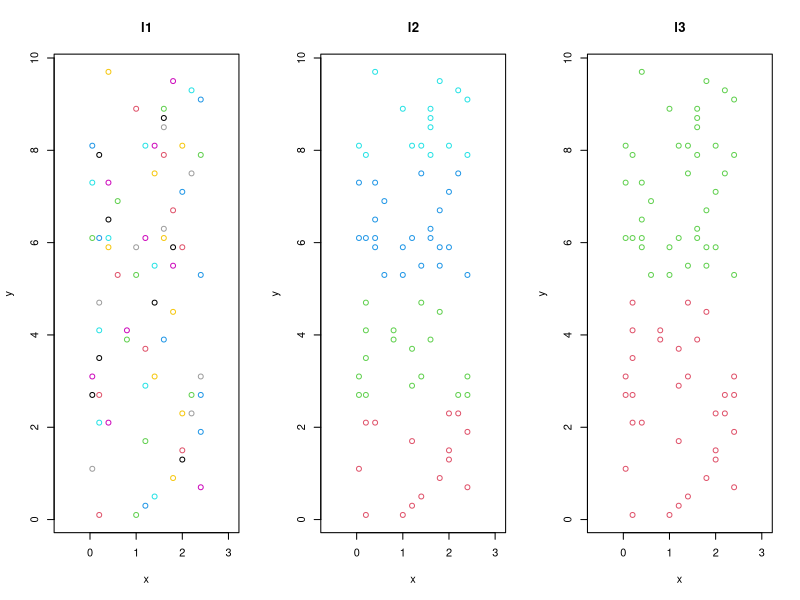

The R script that drew this image:
library(vegan)


### Name: adipart
### Title: Additive Diversity Partitioning and Hierarchical Null Model
###   Testing
### Aliases: adipart adipart.default adipart.formula hiersimu
###   hiersimu.default hiersimu.formula
### Keywords: multivariate

### ** Examples

## NOTE: 'nsimul' argument usually needs to be >= 99
## here much lower value is used for demonstration

data(mite)
data(mite.xy)
data(mite.env)
## Function to get equal area partitions of the mite data
cutter <- function (x, cut = seq(0, 10, by = 2.5)) {
    out <- rep(1, length(x))
    for (i in 2:(length(cut) - 1))
        out[which(x > cut[i] & x <= cut[(i + 1)])] <- i
    return(out)}
## The hierarchy of sample aggregation
levsm <- with(mite.xy, data.frame(
    l1=1:nrow(mite),
    l2=cutter(y, cut = seq(0, 10, by = 2.5)),
    l3=cutter(y, cut = seq(0, 10, by = 5)),
    l4=cutter(y, cut = seq(0, 10, by = 10))))
## Let's see in a map
par(mfrow=c(1,3))
plot(mite.xy, main="l1", col=as.numeric(levsm$l1)+1, asp = 1)
plot(mite.xy, main="l2", col=as.numeric(levsm$l2)+1, asp = 1)
plot(mite.xy, main="l3", col=as.numeric(levsm$l3)+1, asp = 1)
par(mfrow=c(1,1))
## Additive diversity partitioning
adipart(mite, index="richness", nsimul=19)
adipart(mite ~ ., levsm, index="richness", nsimul=19)
## Hierarchical null model testing
## diversity analysis (similar to adipart)
hiersimu(mite, FUN=diversity, relative=TRUE, nsimul=19)
hiersimu(mite ~., levsm, FUN=diversity, relative=TRUE, nsimul=19)
## Hierarchical testing with the Morisita index
morfun <- function(x) dispindmorisita(x)$imst
hiersimu(mite ~., levsm, morfun, drop.highest=TRUE, nsimul=19)
